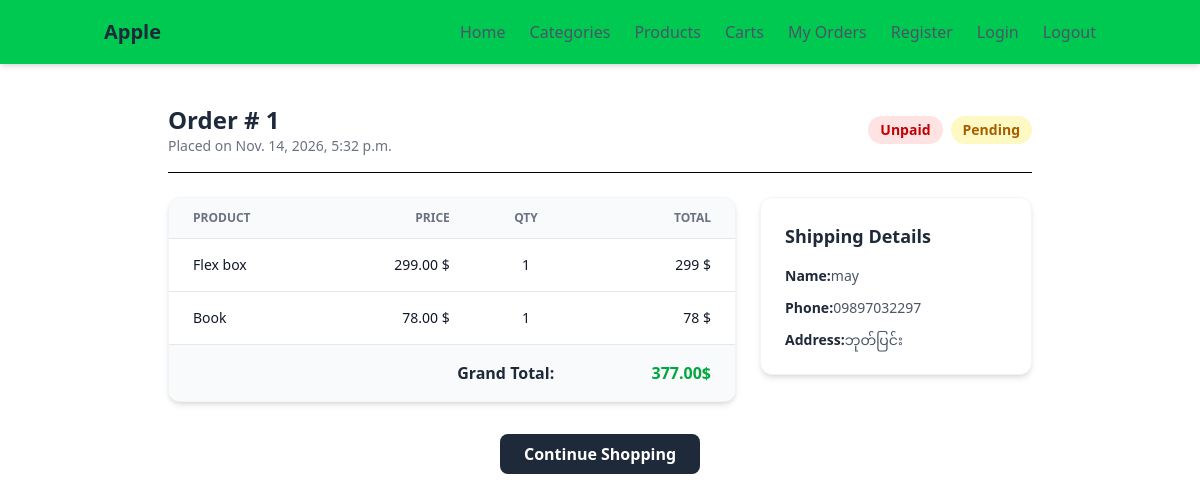
Screenshot of /order_detail/1/ (signed in) with the database file from the repository.
### apps/orders/models.py (models this page shows, shortened)
class OrderModel(models.Model):
    class StatusChoices(models.TextChoices):
        PENDING = 'pending', 'Pending'
        PROCESSING = 'processing', 'Processing'
        SHIPPED = 'shipped', 'Shipped'
        DELIVERED = 'delivered', 'Delivered'
        CANCELLED = 'cancelled', 'Cancelled'
    user = models.ForeignKey(User, on_delete=models.CASCADE)
    full_name = models.CharField(max_length=255)
    phone = models.CharField(max_length=20)
    address = models.TextField()
    total_price = models.DecimalField(max_digits=10, decimal_places=2)
    created_at = models.DateTimeField(auto_now_add=True)
    is_paid = models.BooleanField(default=False)
    status = models.CharField(
        max_length=20,
        choices=StatusChoices.choices,
        default=StatusChoices.PENDING,
    )

class OrderItemModel(models.Model):
    order = models.ForeignKey(OrderModel, on_delete=models.CASCADE, related_name='items')
    product = models.ForeignKey(ProductModel, on_delete=models.SET_NULL, null=True)
    price = models.DecimalField(max_digits=10, decimal_places=2)
    quantity = models.PositiveIntegerField(default=1)

### apps/products/models.py (models this page shows, shortened)
class ProductModel(models.Model):
    title = models.CharField(max_length = 255)
    price = models.IntegerField()
    qty = models.IntegerField()
    image = models.ImageField(upload_to = "products/", null=True, blank= True)
    description = models.TextField(null=True, blank = True)
    category = models.ForeignKey(CategoryModel, on_delete=models.SET_NULL, null=True, blank = True)
    created_at = models.DateTimeField(auto_now_add=True)
    updated_at = models.DateTimeField(auto_now = True)

### views/cart_view.py (the view)
# urls.py: path('order_detail/<int:order_id>/', cart_view.order_detail, name="order_detail"),
@login_required
def order_detail(request, order_id):
    order = get_object_or_404(OrderModel, id=order_id, user=request.user)
    items = order.items.all()
    context = {
        "order": order,
        "items": items,
    }
    return render(request, "order_detail.html", context)

### templates/order_detail.html
{% extends 'layouts/base.html' %}
{% block body %}
<div class="max-w-4xl mx-auto px-4 py-10">
    <div class="flex justify-between items-center mb-6 border-b pb-4">
        <div>
            <h2 class="text-2xl font-bold text-gray-800">Order # {{order.id}}</h2>
            <p class="text-sm text-gray-500">Placed on {{order.created_at}}</p>
        </div>
        <div class="flex gap-2">
            {% if order.is_paid %}
            <span class="px-3 py-1 bg-green-100 text-green-700 rounded-full text-sm font-semibold">Paid</span>
            {% else %}
            <span class="px-3 py-1 bg-red-100 text-red-700 rounded-full text-sm font-semibold">Unpaid</span>
            {% endif %}
             {% if order.status == 'pending' %}
             <span class="px-3 py-1 bg-yellow-100 text-yellow-700 rounded-full text-sm font-semibold">Pending</span>
             {% elif order.status == 'processing' %}
             <span class="px-3 py-1 bg-blue-100 text-blue-700 rounded-full text-sm font-semibold">Processing</span>
             {% elif order.status == 'shipped' %}
             <span class="px-3 py-1 bg-indigo-100 text-indigo-700 rounded-full text-sm font-semibold">Shipped</span>
             {% elif order.status == 'delivered' %}
             <span class ="px-3 py-1 bg-green-100 text-green-700 rounded-full text-sm font-semibold">Delivered</span>
             {% else %}
             <span class="px-3 py-1 bg-gray-100 text-gray-700 rounded-full text-sm font-semibold">
                Cancelled
             </span>
             {% endif %}
        </div>
    </div>
    <div class="grid grid-cols-1 md:grid-cols-3 gap-6">
        <div class="md:col-span-2 bg-white rounded-xl shadow-md border border-gray-100 overflow-hidden">
            <table class="min-w-full divide-y divide-gray-200">
                <thead class="bg-gray-50">
                    <tr>
                        <th class="px-6 py-3 text-left text-xs font-bold text-gray-500 uppercase">Product</th>
                        <th class="px-6 py-3 text-right text-xs font-bold text-gray-500 uppercase">Price</th>
                        <th class="px-6 py-3 text-center text-xs font-bold text-gray-500 uppercase">Qty</th>
                        <th class="px-6 py-3 text-right text-xs font-bold text-gray-500 uppercase">Total</th>
                    </tr>
                </thead>
                <tbody class="divide-y divide-gray-200">
                    {% for item in items %}
                    <tr>
                        <td class="px-6 py-4 text-sm text-gray-900">{{ item.product.title}}</td>
                        <td class="px-6 py-4 text-sm text-gray-900 text-right">{{item.price}} $</td>
                        <td class="px-6 py-4 text-sm text-gray-900 text-center">{{item.quantity}}</td>
                        <td class="px-6 py-4 text-sm font-medium text-gray-900 text-right">
                            {% widthratio item.price 1 item.quantity %} $
                        </td>
                    </tr>
                    {% endfor %}
                </tbody>
                <tfoot class="bg-gray-50">
                    <tr>
                        <td colspan="3" class="px-6 py-4 text-right font-bold text-gray-800">Grand Total:</td>
                        <td class="px-6 py-4 text-right font-bold text-green-600">{{order.total_price}}$</td>
                    </tr>
                </tfoot>
            </table>
        </div>
        <div class="bg-white rounded-xl shadow-md border border-gray-100 p-6 h-fit">
            <h3 class="text-lg font-bold text-gray-800 mb-4">Shipping Details</h3>
            <div class="space-y-3 text-sm text-gray-600">
                <p><span class="font-semibold text-gray-800">Name:</span>{{order.full_name}}</p>
                <p><span class="font-semibold text-gray-800">Phone:</span>{{order.phone}}</p>
                <p><span class="font-semibold text-gray-800">Address:</span>{{order.address}}</p>
            </div>
        </div>
    </div>
    <div class="mt-8 text-center">
        <a href="{% url 'index' %}"
            class="inline-block bg-gray-800 hover:bg-gray-900 text-white font-semibold py-2 px-6 rounded-lg transition duration-300">
            Continue Shopping
        </a>
    </div>
</div>
{% endblock %}

### rows the page displays
OrderModel: id "1", created_at "Nov. 14, 2026, 5:32 p.m.", total_price "377.00", full_name "may", phone "09897032297", address "ဘုတ်ပြင်း"
OrderItemModel: product "Flex box", price "299.00", quantity "1", price+quantity "299"
OrderItemModel: product "Book", price "78.00", quantity "1", price+quantity "78"
